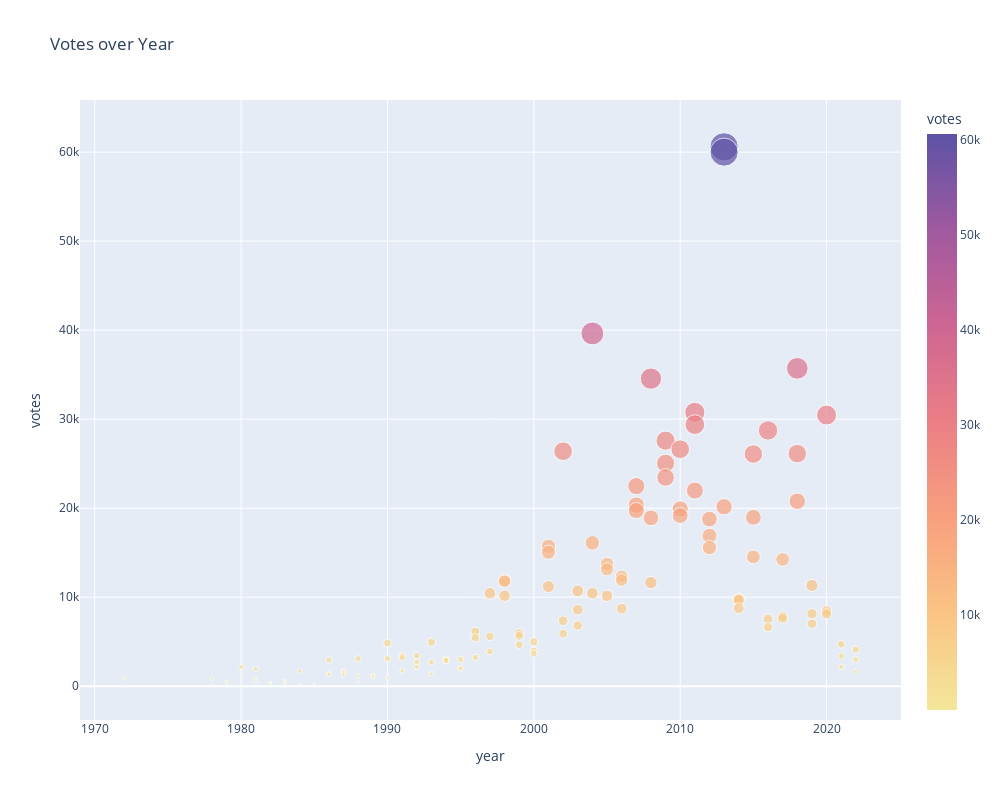

The code cell stored with this chart in its notebook:
### Code cell
fig = px.scatter(data_frame=top_selling_games, x = 'year', y = 'votes', color = 'votes', size = 'votes',color_continuous_scale=px.colors.sequential.Sunset, hover_name='name', title = 'Votes over Year')
fig.update_layout(autosize = False, width = 1000, height = 800)
fig.show()

### Figure 1 — Plotly figure (JSON) as saved in the notebook; plotly's stock layout.template omitted (floating-point values rounded to 4 significant figures; data arrays with more than 128 entries replaced by an {"elided": "..."} marker saying what was removed)
{"data": [{"hovertemplate": "<b>%{hovertext}</b><br><br>year=%{x}<br>votes=%{marker.color}<extra></extra>", "hovertext": {"elided": "138 str values"}, "legendgroup": "", "marker": {"color": {"elided": "138 int values"}, "coloraxis": "coloraxis", "size": {"elided": "138 int values"}, "sizemode": "area", "sizeref": 151.5, "symbol": "circle"}, "mode": "markers", "name": "", "orientation": "v", "showlegend": false, "x": {"elided": "138 int values"}, "xaxis": "x", "y": {"elided": "138 int values"}, "yaxis": "y", "type": "scatter"}], "layout": {"xaxis": {"anchor": "y", "domain": [0, 1], "title": {"text": "year"}}, "yaxis": {"anchor": "x", "domain": [0, 1], "title": {"text": "votes"}}, "coloraxis": {"colorbar": {"title": {"text": "votes"}}, "colorscale": [[0, "rgb(243, 231, 155)"], [0.1667, "rgb(250, 196, 132)"], [0.3333, "rgb(248, 160, 126)"], [0.5, "rgb(235, 127, 134)"], [0.6667, "rgb(206, 102, 147)"], [0.8333, "rgb(160, 89, 160)"], [1, "rgb(92, 83, 165)"]]}, "legend": {"tracegroupgap": 0, "itemsizing": "constant"}, "title": {"text": "Votes over Year"}, "autosize": false, "width": 1000, "height": 800}}
